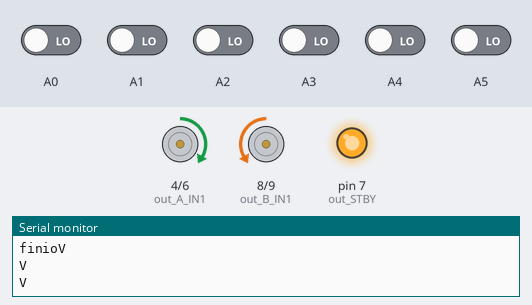
A sketch run on a simulated Arduino Uno, built with avr-gcc and run on an emulated ATmega328P. Shown: motor-driver pin pairs drawn as motors (green arrow = first pin HIGH = forward, orange = second pin HIGH = backward, longer = more drive, scaled by the enable pin, stopped while the standby pin is LOW), output pins drawn as LEDs (lit = HIGH), the last lines printed to the serial monitor. The test bench sets the inputs (shaded band); at power-on: A0–5 LOW.

Above: at 11.2 s.
11.3 s: A0 driven HIGH
At 12.9 s:
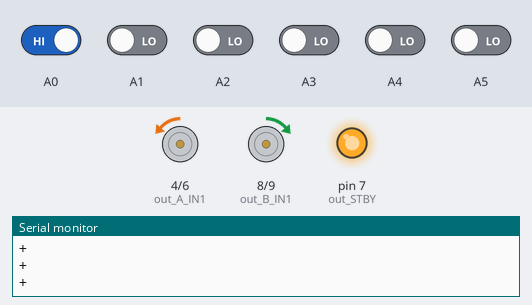
13.2 s: A1 driven HIGH
At 13.4 s:
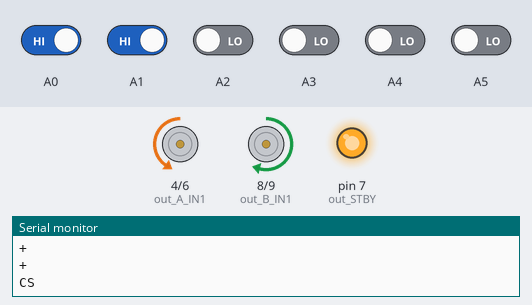
16.2 s: A5 driven HIGH
At 17.5 s:
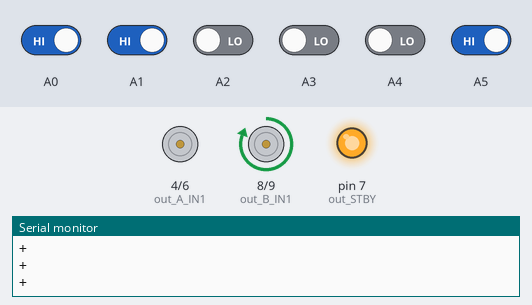
17.9 s: A4 driven HIGH
20.9 s: A1 driven LOW
22.6 s: A2 driven HIGH
At 23.3 s:
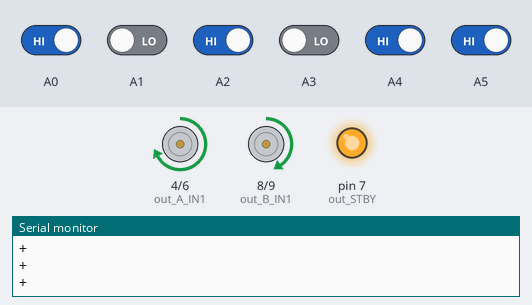
Timing chart, 0 to 25.1 s (numbered marks = the images above; inputs shaded):
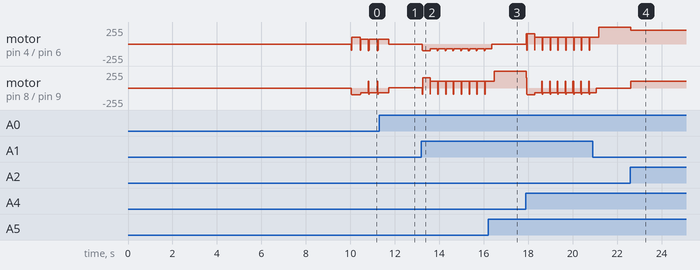

Measured:
- after the input at 22.6 s, motor on pin 4 (out_A_IN1) / pin 6 (out_A_IN2): forward 255/255 → forward 203/255 at once; motor on pin 8 (out_B_IN1) / pin 9 (out_B_IN2): stopped → forward 101/255 at once

The sketch:

ciresola.ino
```cpp
#include <QTRSensors.h>
#define Kp 0.1
#define Kd 1.0
#define out_STBY    7
#define out_B_PWM   10 //B motore destro
#define out_A_PWM   5  //A motore sinistro
#define out_A_IN2   6
#define out_A_IN1   4
#define out_B_IN1   8
#define out_B_IN2   9
#define left_motor  0
#define right_motor 1

#define leftFar          0
#define leftCenter       1
#define leftNear         2
#define rightNear        3
#define rightCenter      4
#define rightFar         5
#define NUM_SENSORS      6
#define TIMEOUT       2500
#define EMITTER_PIN   QTR_NO_EMITTER_PIN

#define DEBFULL 0
#define SOGLIA 180

#define MAXSP  100
#define MINSP  25

int maxSpeed=100; //di default 100 max speed of the robot

#define baseSpeed 50 //di default 50 this is the speed at which the motors should spin when the robot is perfectly on the line

//versione 2
int stato,sp;
int scu;  // stati consecutivi uguali
#define SOG_ST 10
#define ST_N  0
#define ST_CD 1
#define ST_CS 2
#define ST_T 3
#define ST_V 4


int leftCenterReading;
int leftNearReading;
int leftFarReading;
int rightCenterReading;
int rightNearReading;
int rightFarReading;
int lastDebugTime = 0;
int lastError = 0;

int time=0;
int rightMotorSpeed;
int leftMotorSpeed;
int s1;
int s2;

QTRSensorsRC qtrrc((unsigned char[]) {
  A0, A1, A2, A3, A4, A5}
,NUM_SENSORS, TIMEOUT, EMITTER_PIN);
unsigned int sensorValues[NUM_SENSORS];

void setup(){
  Serial.begin(9600);
  pinMode(out_STBY,OUTPUT);
  pinMode(out_A_PWM,OUTPUT);
  pinMode(out_A_IN1,OUTPUT);
  pinMode(out_A_IN2,OUTPUT);
  pinMode(out_B_PWM,OUTPUT);
  pinMode(out_B_IN1,OUTPUT);
  pinMode(out_B_IN2,OUTPUT);
  for (int i = 0; i < 400; i++){
    qtrrc.calibrate();
  }
  Serial.print("finio");
  motor_standby(false);
  /* gestione stato per evitare i rumori*/
  stato=0;
  sp=1000;
  scu=0;

}


void loop()
{

  boolean cd= false; //curva a destra
  boolean cs = false;//curva a sinistra
  boolean t = false;//e t
  boolean v= false;//vuoto

  unsigned int sensors[6];
  boolean sen[6];
  int aposition = qtrrc.readLine(sensors);
  int error = aposition - 2500;
  for(int i=0;i<6;i++){
    sen[i]=sensors[i]>SOGLIA;
  }
  time++;

  if (time%100==0) Serial.println("+");
#if DEBFULL
  Serial.print(aposition);
  Serial.print("\t");
  Serial.print(error);
  Serial.print("\t");
#endif


  int motorSpeed = (int)(Kp * error + Kd * (error - lastError));
  lastError = error;

  rightMotorSpeed = baseSpeed - motorSpeed;
  leftMotorSpeed = baseSpeed + motorSpeed;

  if (rightMotorSpeed > maxSpeed ) rightMotorSpeed = maxSpeed;
  if (leftMotorSpeed > maxSpeed ) leftMotorSpeed = maxSpeed;
  if (rightMotorSpeed < -maxSpeed) rightMotorSpeed = -maxSpeed;
  if (leftMotorSpeed < -maxSpeed) leftMotorSpeed = -maxSpeed;
#if DEBFULL
  Serial.print("\t");
  Serial.print(leftMotorSpeed);
  Serial.print("\t");
  Serial.print(rightMotorSpeed);
#endif
/*
  set_motor(right_motor,rightMotorSpeed);
  set_motor(left_motor,leftMotorSpeed);*/

  motors(leftMotorSpeed,rightMotorSpeed);

  stato=ST_N;
  if (sen[4] && sen[5] && !sen[0])
    stato=ST_CD;
  if (sen[0] && sen[1] && !sen[5])
    stato=ST_CS;
  if (sen[4] && sen[5] && sen[1] && sen[0])
    stato=ST_T;
  if (!sen[4] && !sen[5] && !sen[0] && !sen[3] && !sen[2] && !sen[1])
    stato=ST_V;

  if (stato!=ST_N && maxSpeed > MINSP)
    maxSpeed=maxSpeed*95/100;  // decelera 5%

  if (stato==ST_N && maxSpeed < MAXSP)
      maxSpeed=maxSpeed*105/100;  // decelera 5%


  if (stato==sp)
    scu++;
  else
    scu=0;
  sp=stato;

  // delay(30); //non mi interessa nulla e vado avanti.
  // aposition = qtrrc.readLine(sensors);
  if(scu >SOG_ST){
    scu=0;
    if (stato==ST_CS) {
      Serial.println("CS  ");
      sx();
    }

    if (stato==ST_CD) {
      Serial.println("CD  ");
      dx();
    }
    if (stato==ST_T) {
      Serial.println("T  ");
      dx();
    }
    if (stato==ST_V) {
      Serial.println("V  ");
      vuoto();
    }


    s2=s1;  // gestione della coda degli stati
    s1=stato;
  }
}
void dx(){
    //maxSpeed=30;
    motors(-20,-20);
    delay(20);
    leftMotorSpeed = maxSpeed;
    rightMotorSpeed = -maxSpeed/2;
    motors(leftMotorSpeed,rightMotorSpeed);
    delay(300);
}
void sx(){
    //maxSpeed=30;
    motors(-20,-20);
    delay(20);

    leftMotorSpeed = -maxSpeed/2;
    rightMotorSpeed = maxSpeed;
    motors(leftMotorSpeed,rightMotorSpeed);
    delay(300);
}
void vuoto(){
    //maxSpeed=30;
    motors(-20,-20);
    delay(20);

    leftMotorSpeed = maxSpeed/2;
    rightMotorSpeed = -maxSpeed/2;
    motors(leftMotorSpeed,rightMotorSpeed);
    delay(350);
}


char safemo(char foundl,char foundr, char founds){
  if(foundl){
    motors(50,50);
    delay(50);
    motors(-50,50);
    delay(250);
    return '<';
  }/*
    else if(founds){
   return '|';
   }
   else if(foundr){
   return '>';
   }
   else{

   return 'B';
   }*/
}

void motors(int l, int r){
  set_motor(right_motor,r);
  set_motor(left_motor,l);
}
void set_motor(boolean motor, char speed) { // imposta la velocitÃ  tra -100 (indietro) e +100 (avanti)
  byte PWMvalue=0;
  PWMvalue = map(abs(speed),0,100,50,255);
  if (speed > 0)
    motor_speed(motor,0,PWMvalue);
  else if (speed < 0)
    motor_speed(motor,1,PWMvalue);
  else {
    motor_coast(motor);
  }
}
void motor_speed(boolean motor, boolean direction, byte speed) { // imposta la velocitÃ  tra 0 e 255
  if (motor == left_motor) {
    if (direction == 0) {
      digitalWrite(out_A_IN1,HIGH);
      digitalWrite(out_A_IN2,LOW);
    }
    else {
      digitalWrite(out_A_IN1,LOW);
      digitalWrite(out_A_IN2,HIGH);
    }
    analogWrite(out_A_PWM,speed);
  }
  else {
    if (direction == 0) {
      digitalWrite(out_B_IN1,HIGH);
      digitalWrite(out_B_IN2,LOW);
    }
    else {
      digitalWrite(out_B_IN1,LOW);
      digitalWrite(out_B_IN2,HIGH);
    }
    analogWrite(out_B_PWM,speed);
  }
}
void motor_standby(boolean state) { // abilita/disabilita i motori
  if (state == true)
    digitalWrite(out_STBY,LOW);
  else
    digitalWrite(out_STBY,HIGH);
}

void motor_coast(boolean motor) { // motore in folle
  if (motor == left_motor) {
    digitalWrite(out_A_IN1,LOW);
    digitalWrite(out_A_IN2,LOW);
    digitalWrite(out_A_PWM,HIGH);
  }
  else {
    digitalWrite(out_B_IN1,LOW);
    digitalWrite(out_B_IN2,LOW);
    digitalWrite(out_B_PWM,HIGH);
  }
}

void motor_brake(boolean motor) { // freno motore
  if (motor == left_motor) {
    digitalWrite(out_A_IN1,HIGH);
    digitalWrite(out_A_IN2,HIGH);
  }
  else {
    digitalWrite(out_B_IN1,HIGH);
    digitalWrite(out_B_IN2,HIGH);
  }
}
```
